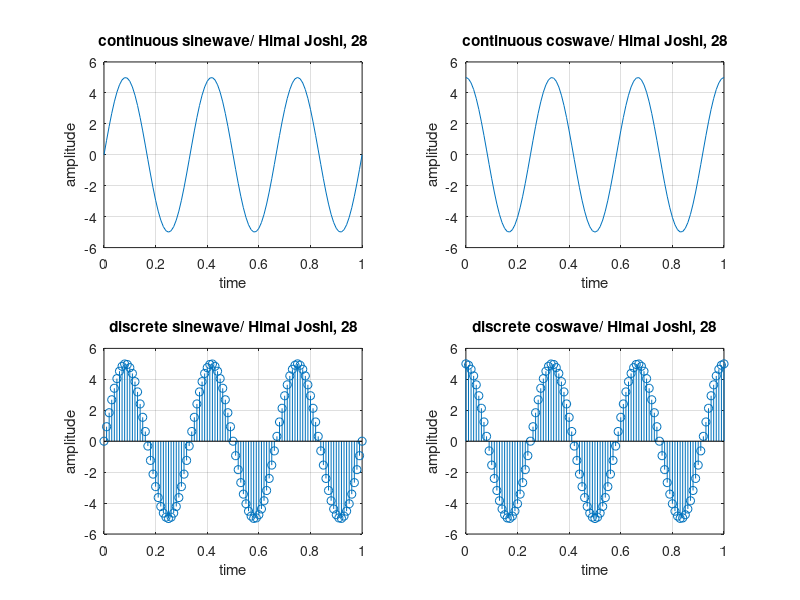

The MATLAB source for this figure:
clc;
close all;
clear all;

A=5;
f=3;
t = 0:0.01:1;
x = A*sin(2*pi*f*t);
y = A*cos(2*pi*f*t);


 subplot (2,2,1)
 plot(t,x);
 xlabel('time');
 ylabel('amplitude');
 title('continuous sinewave/ Himal Joshi, 28');
 grid on ;
 
 subplot (2,2,2)
 plot(t,y);
 xlabel('time');
 ylabel('amplitude');
 title('continuous coswave/ Himal Joshi, 28');
 grid on ;
 
 subplot (2,2,3)
 stem(t,x);
 xlabel('time');
 ylabel('amplitude');
 title('discrete sinewave/ Himal Joshi, 28');
 grid on ;

 subplot (2,2,4)
 stem(t,y);
 xlabel('time');
 ylabel('amplitude');
 title('discrete coswave/ Himal Joshi, 28');
 grid on ;
